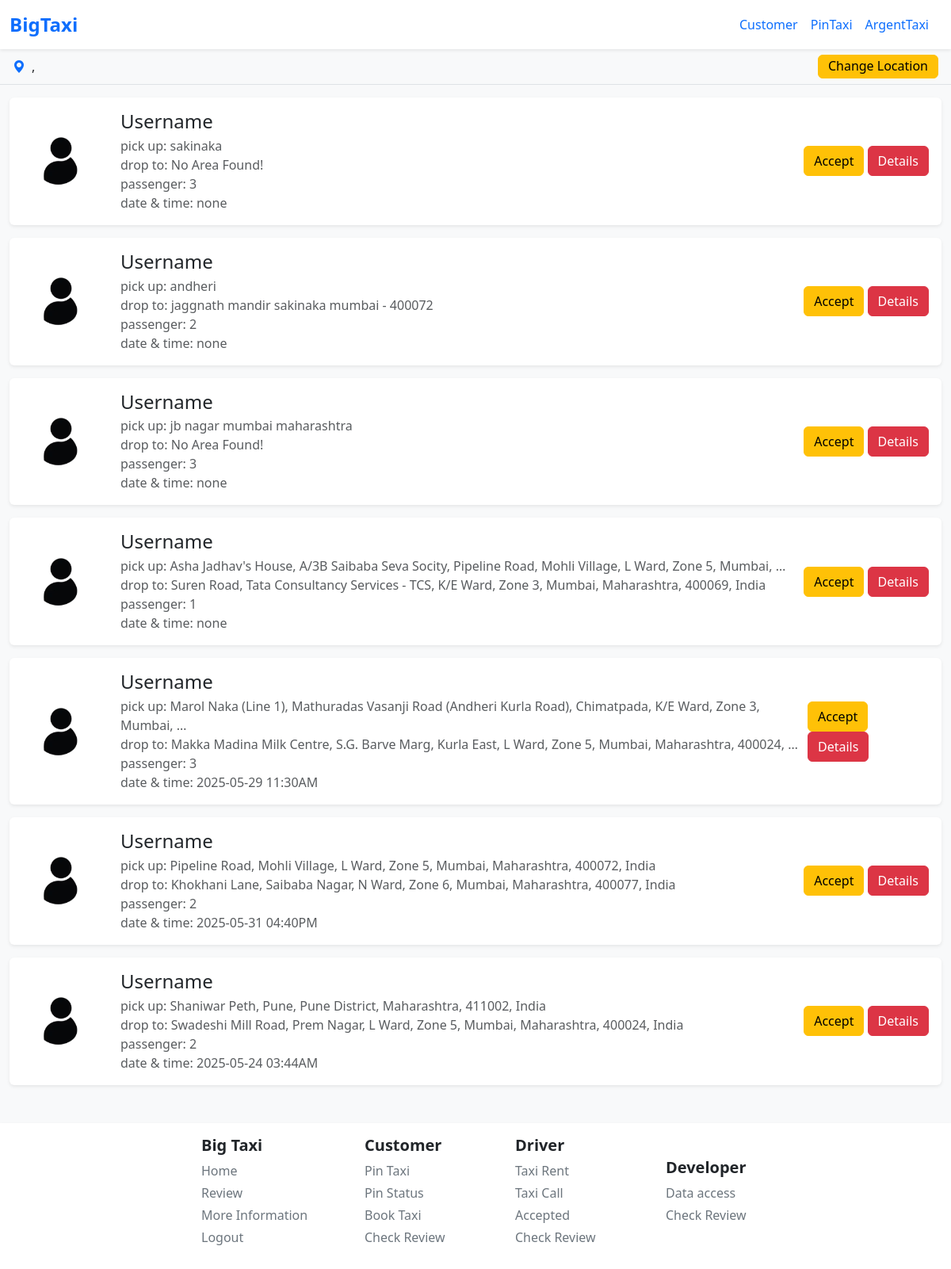
/home/pin/ (signed in), run on an earlier commit of the app's database.
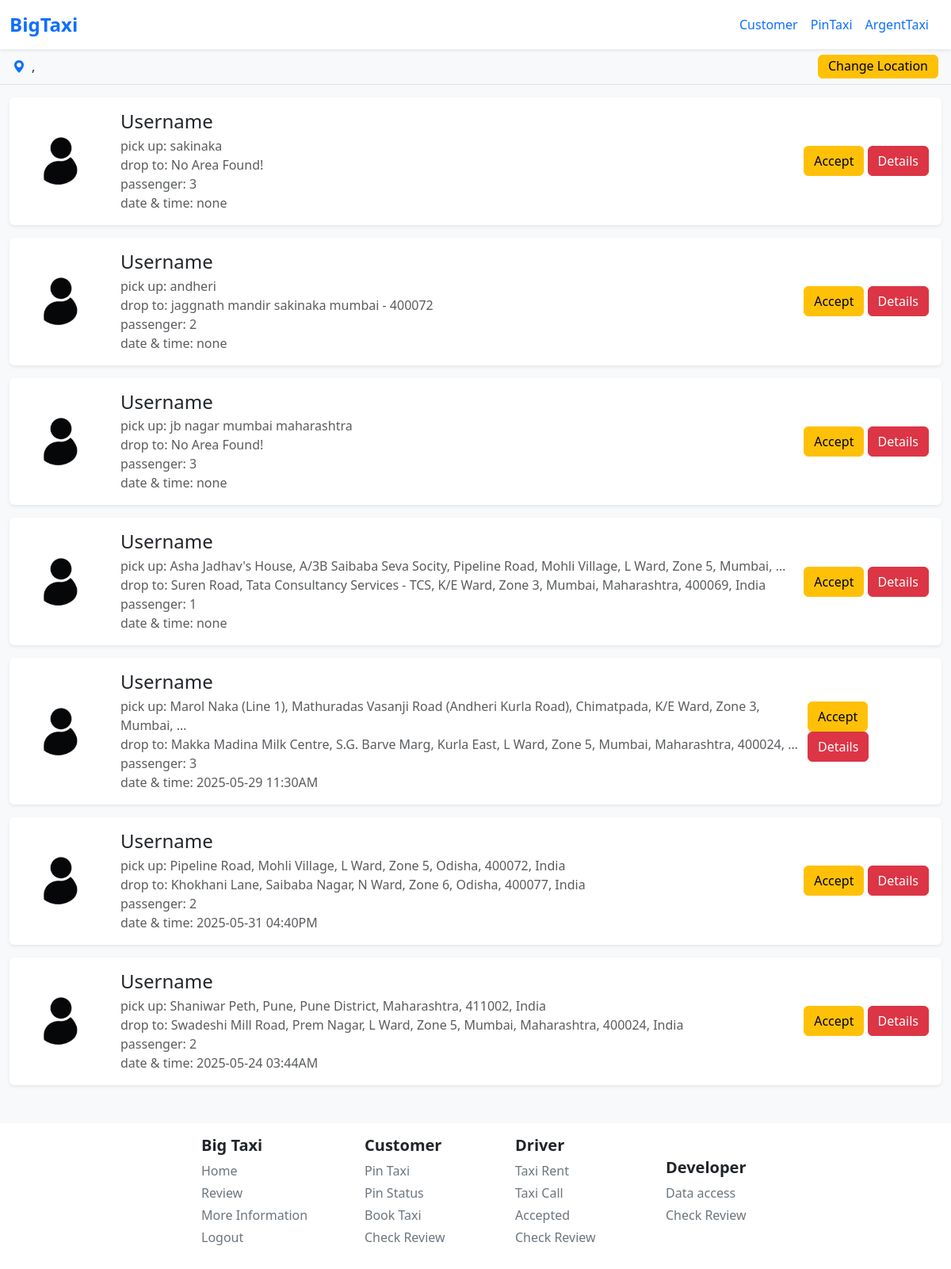
And on a later commit of the database.
### taxi_app/models.py (models this page shows, shortened)
class PinTaxiAvailable(models.Model):
    taxiAvaId = models.CharField(max_length=50)
    taxiCity = models.CharField(max_length=500)
    customerId = models.ForeignKey(usersDataModel, on_delete=models.CASCADE)
    currentLocation = models.CharField(max_length=2000)
    toLocation = models.CharField(max_length=2000, default='No Area Found!')
    taxiPassenger = models.IntegerField(default=1)
    pincode = models.CharField(max_length=20, default=' ')
    couponCodeWas = models.CharField(max_length=100, default='Customer Not Have Coupon')
    taxiDate = models.DateField(auto_now_add=True)
    taxiTime = models.TimeField(auto_now_add=True)
    taxiDateAndTimeByUser = models.CharField(max_length=100, default='none')

### taxi_app/views.py (the view, shortened to what this page needs)
# urls.py: path('pin/', views.HomePageForTaxiAppViewFunction, name='home'),
def HomePageForTaxiAppViewFunction(request):
    if request.user.is_authenticated:
        dataFromNavBar = navbar(request)
        city = dataFromNavBar.get("userModelDataCityis")
        state = dataFromNavBar.get("userModelDataStateis")
        userCategory = dataFromNavBar.get('userCategoryis')
        userBarCode = dataFromNavBar.get('userBarCodeAccessis')
        DataOfPinTaxiLst = []
    else:
        city = request.session.get('userDataCityis', 'defaultCity')
        state = request.session.get('userDataStateis', 'defaultState')
    DataOfPinTaxiLst = PinTaxiAvailable.objects.filter(taxiCity=city)
    if not DataOfPinTaxiLst:
        DataOfPinTaxiLst = PinTaxiAvailable.objects.filter(currentLocation__icontains=state)
    context = {
        'DataOfPinTaxiLst': DataOfPinTaxiLst,
        'city' : city.title(),
        'state' : state.title(),
    }
    return render(request, 'main/home.html', context)

### taxi_app/navbar.py (called while the page is built)
def navbar(request):
    if request.user.is_authenticated:
        checkUser = User.objects.get(username = request.user.username); UDM = usersDataModel.objects.get(ULink = checkUser);
        userCategoryis = UDM.UserCategory
        userBarCodeAccessis = UDM.UserCode
        userModelDataCityis = UDM.UserCity
        userModelDataStateis = UDM.UserState
        return {'userCategoryis' : userCategoryis, 'userBarCodeAccessis' : userBarCodeAccessis, 'userModelDataCityis' : userModelDataCityis, 'userModelDataStateis' : userModelDataStateis}
    else:
        return {'userCategoryis' : None, 'userBarCodeAccessis' : None,  'userModelDataCityis' : None, 'userModelDataStateis' : None}

### templates/main/home.html (shortened to what this page needs)
{% extends 'base.html' %} {% load static %} {% block body %}
<form method="POST" action="" class="w-100">
  <div
    class="bg-light border-bottom d-flex justify-content-between align-items-center px-3 py-2"
    style="height: 45px"
  >
    <div class="d-flex align-items-center mt-1 mb-1">
      <i class="bi bi-geo-alt-fill text-primary me-2"></i>
      <span id="current-location-text" class="fw-medium">{{ city }}, {{ state }}</span>
    </div>
    <div class="d-flex align-items-center gap-2 mt-1 mb-1">
      {% if user.is_authenticated %}
        <button type="button" class="btn btn-warning height-to-button-location" id="change-location-btn">
          <span class="text-inside-location-button">
            Change Location
          </span>
        </button>
      {% else %}
        <a href="{% url 'taxi_app:lan' %}" class="btn btn-danger height-to-button-location">
          <span class="text-inside-location-button">
            Change Location
          </span>
        </a>
      {% endif %}
    </div>
  </div>
</form>
{% if DataOfPinTaxiLst %}
  {% for DPT in DataOfPinTaxiLst %}
  <div class="container-xxl my-3">
    <div
      class="bg-white shadow-sm rounded p-3 d-flex align-items-center flex-wrap flex-md-nowrap"
    >
      <div class="me-4 mb-3 mb-md-0">
        <img
          src="../../media/customer/default/logo.png"
          alt="User Profile"
          class="rounded-circle"
          style="width: 100px; height: 100px; object-fit: cover"
        />
      </div>
      <div class="me-auto">
        <h4 class="mb-1">Username</h4>
        <p class="text-muted mb-0">pick up: {{ DPT.currentLocation|truncatewords:16 }}</p>
        <p class="text-muted mb-0">drop to: {{ DPT.toLocation|truncatewords:16 }}</p>
        <p class="text-muted mb-0">passenger: {{ DPT.taxiPassenger }}</p>
        <p class="text-muted mb-0">date & time: {{ DPT.taxiDateAndTimeByUser }}</p>
      </div>
      <div class="mt-3 mt-md-0">
        {% if user.is_authenticated %}
          <a href="#" class="btn btn-warning button-home">Accept</a>
          <a href="#" class="btn btn-danger button-home">Details</a>
        {% else %}
          <a href="{% url 'driver:driverLogin' %}" class="btn btn-danger button-home">Details</a>
        {% endif %}
      </div>
    </div>
  </div>
  {% endfor %}
{% else %}
<div class="container mt-5">
  <div class="alert text-center" id="else-block-driver">
    There No Pin Taxi Available for This Location : {{ city }}, {{ state }}
  </div>
</div>
{% endif %}
{% endblock %}

What changed in the data, as far as the page shows it:
changed PinTaxiAvailable: currentLocation "Pipeline Road, Mohli Village, L Ward, Zone 5, Mumbai, Maharashtra, 400072, India" → "Pipeline Road, Mohli Village, L Ward, Zone 5, Odisha, 400072, India"; toLocation "Khokhani Lane, Saibaba Nagar, N Ward, Zone 6, Mumbai, Maharashtra, 400077, India" → "Khokhani Lane, Saibaba Nagar, N Ward, Zone 6, Odisha, 400077, India"
